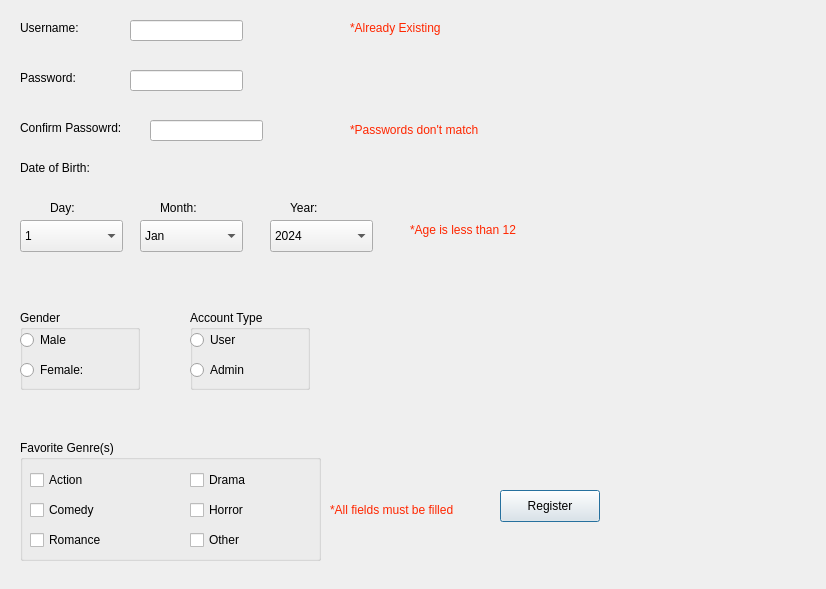
<?xml version="1.0" encoding="UTF-8"?>
<ui version="4.0">
 <class>RegisterWindow</class>
 <widget class="QDialog" name="RegisterWindow">
  <property name="geometry">
   <rect>
    <x>0</x>
    <y>0</y>
    <width>826</width>
    <height>589</height>
   </rect>
  </property>
  <property name="windowTitle">
   <string>Dialog</string>
  </property>
  <widget class="QLabel" name="label">
   <property name="geometry">
    <rect>
     <x>20</x>
     <y>20</y>
     <width>71</width>
     <height>16</height>
    </rect>
   </property>
   <property name="text">
    <string>Username:</string>
   </property>
  </widget>
  <widget class="QLabel" name="label_2">
   <property name="geometry">
    <rect>
     <x>20</x>
     <y>70</y>
     <width>61</width>
     <height>16</height>
    </rect>
   </property>
   <property name="text">
    <string>Password:</string>
   </property>
  </widget>
  <widget class="QLabel" name="label_3">
   <property name="geometry">
    <rect>
     <x>20</x>
     <y>120</y>
     <width>121</width>
     <height>16</height>
    </rect>
   </property>
   <property name="text">
    <string>Confirm Passowrd:</string>
   </property>
  </widget>
  <widget class="QLineEdit" name="Username">
   <property name="geometry">
    <rect>
     <x>130</x>
     <y>20</y>
     <width>113</width>
     <height>21</height>
    </rect>
   </property>
  </widget>
  <widget class="QLineEdit" name="Password">
   <property name="geometry">
    <rect>
     <x>130</x>
     <y>70</y>
     <width>113</width>
     <height>21</height>
    </rect>
   </property>
   <property name="echoMode">
    <enum>QLineEdit::Password</enum>
   </property>
  </widget>
  <widget class="QLineEdit" name="CPassword">
   <property name="geometry">
    <rect>
     <x>150</x>
     <y>120</y>
     <width>113</width>
     <height>21</height>
    </rect>
   </property>
   <property name="echoMode">
    <enum>QLineEdit::Password</enum>
   </property>
  </widget>
  <widget class="QLabel" name="UsernameStatus">
   <property name="geometry">
    <rect>
     <x>350</x>
     <y>20</y>
     <width>171</width>
     <height>16</height>
    </rect>
   </property>
   <property name="text">
    <string>&lt;html&gt;&lt;head/&gt;&lt;body&gt;&lt;p&gt;&lt;span style=&quot; color:#ff2600;&quot;&gt;*Already Existing&lt;/span&gt;&lt;/p&gt;&lt;/body&gt;&lt;/html&gt;</string>
   </property>
  </widget>
  <widget class="QLabel" name="PasswordStatus">
   <property name="geometry">
    <rect>
     <x>350</x>
     <y>120</y>
     <width>201</width>
     <height>20</height>
    </rect>
   </property>
   <property name="text">
    <string>&lt;html&gt;&lt;head/&gt;&lt;body&gt;&lt;p&gt;&lt;span style=&quot; color:#ff2600;&quot;&gt;*Passwords don't match&lt;/span&gt;&lt;/p&gt;&lt;/body&gt;&lt;/html&gt;</string>
   </property>
  </widget>
  <widget class="QComboBox" name="Day">
   <property name="geometry">
    <rect>
     <x>20</x>
     <y>220</y>
     <width>103</width>
     <height>32</height>
    </rect>
   </property>
   <item>
    <property name="text">
     <string>1</string>
    </property>
   </item>
   <item>
    <property name="text">
     <string>2</string>
    </property>
   </item>
   <item>
    <property name="text">
     <string>3</string>
    </property>
   </item>
   <item>
    <property name="text">
     <string>4</string>
    </property>
   </item>
   <item>
    <property name="text">
     <string>5</string>
    </property>
   </item>
   <item>
    <property name="text">
     <string>6</string>
    </property>
   </item>
   <item>
    <property name="text">
     <string>7</string>
    </property>
   </item>
   <item>
    <property name="text">
     <string>8</string>
    </property>
   </item>
   <item>
    <property name="text">
     <string>9</string>
    </property>
   </item>
   <item>
    <property name="text">
     <string>10</string>
    </property>
   </item>
   <item>
    <property name="text">
     <string>11</string>
    </property>
   </item>
   <item>
    <property name="text">
     <string>12</string>
    </property>
   </item>
   <item>
    <property name="text">
     <string>13</string>
    </property>
   </item>
   <item>
    <property name="text">
     <string>14</string>
    </property>
   </item>
   <item>
    <property name="text">
     <string>15</string>
    </property>
   </item>
   <item>
    <property name="text">
     <string>16</string>
    </property>
   </item>
   <item>
    <property name="text">
     <string>17</string>
    </property>
   </item>
   <item>
    <property name="text">
     <string>18</string>
    </property>
   </item>
   <item>
    <property name="text">
     <string>19</string>
    </property>
   </item>
   <item>
    <property name="text">
     <string>20</string>
    </property>
   </item>
   <item>
    <property name="text">
     <string>21</string>
    </property>
   </item>
   <item>
    <property name="text">
     <string>22</string>
    </property>
   </item>
   <item>
    <property name="text">
     <string>23</string>
    </property>
   </item>
   <item>
    <property name="text">
     <string>24</string>
    </property>
   </item>
   <item>
    <property name="text">
     <string>25</string>
    </property>
   </item>
   <item>
    <property name="text">
     <string>26</string>
    </property>
   </item>
   <item>
    <property name="text">
     <string>27</string>
    </property>
   </item>
   <item>
    <property name="text">
     <string>28</string>
    </property>
   </item>
   <item>
    <property name="text">
     <string>29</string>
    </property>
   </item>
   <item>
    <property name="text">
     <string>30</string>
    </property>
   </item>
   <item>
    <property name="text">
     <string>31</string>
    </property>
   </item>
  </widget>
  <widget class="QComboBox" name="Month">
   <property name="geometry">
    <rect>
     <x>140</x>
     <y>220</y>
     <width>103</width>
     <height>32</height>
    </rect>
   </property>
   <item>
    <property name="text">
     <string>Jan</string>
    </property>
   </item>
   <item>
    <property name="text">
     <string>Feb</string>
    </property>
   </item>
   <item>
    <property name="text">
     <string>March</string>
    </property>
   </item>
   <item>
    <property name="text">
     <string>April</string>
    </property>
   </item>
   <item>
    <property name="text">
     <string>May</string>
    </property>
   </item>
   <item>
    <property name="text">
     <string>June</string>
    </property>
   </item>
   <item>
    <property name="text">
     <string>July</string>
    </property>
   </item>
   <item>
    <property name="text">
     <string>Aug</string>
    </property>
   </item>
   <item>
    <property name="text">
     <string>Sep</string>
    </property>
   </item>
   <item>
    <property name="text">
     <string>Oct</string>
    </property>
   </item>
   <item>
    <property name="text">
     <string>Nov</string>
    </property>
   </item>
   <item>
    <property name="text">
     <string>Dec</string>
    </property>
   </item>
  </widget>
  <widget class="QComboBox" name="Year">
   <property name="geometry">
    <rect>
     <x>270</x>
     <y>220</y>
     <width>103</width>
     <height>32</height>
    </rect>
   </property>
   <item>
    <property name="text">
     <string>2024</string>
    </property>
   </item>
   <item>
    <property name="text">
     <string>2023</string>
    </property>
   </item>
   <item>
    <property name="text">
     <string>2022</string>
    </property>
   </item>
   <item>
    <property name="text">
     <string>2021</string>
    </property>
   </item>
   <item>
    <property name="text">
     <string>2020</string>
    </property>
   </item>
   <item>
    <property name="text">
     <string>2019</string>
    </property>
   </item>
   <item>
    <property name="text">
     <string>2018</string>
    </property>
   </item>
   <item>
    <property name="text">
     <string>2017</string>
    </property>
   </item>
   <item>
    <property name="text">
     <string>2016</string>
    </property>
   </item>
   <item>
    <property name="text">
     <string>2015</string>
    </property>
   </item>
   <item>
    <property name="text">
     <string>2014</string>
    </property>
   </item>
   <item>
    <property name="text">
     <string>2013</string>
    </property>
   </item>
   <item>
    <property name="text">
     <string>2012</string>
    </property>
   </item>
   <item>
    <property name="text">
     <string>2011</string>
    </property>
   </item>
   <item>
    <property name="text">
     <string>2010</string>
    </property>
   </item>
   <item>
    <property name="text">
     <string>2009</string>
    </property>
   </item>
   <item>
    <property name="text">
     <string>2008</string>
    </property>
   </item>
   <item>
    <property name="text">
     <string>2007</string>
    </property>
   </item>
   <item>
    <property name="text">
     <string>2006</string>
    </property>
   </item>
   <item>
    <property name="text">
     <string>2005</string>
    </property>
   </item>
   <item>
    <property name="text">
     <string>2004</string>
    </property>
   </item>
   <item>
    <property name="text">
     <string>2003</string>
    </property>
   </item>
   <item>
    <property name="text">
     <string>2002</string>
    </property>
   </item>
   <item>
    <property name="text">
     <string>2001</string>
    </property>
   </item>
   <item>
    <property name="text">
     <string>2000</string>
    </property>
   </item>
   <item>
    <property name="text">
     <string>1999</string>
    </property>
   </item>
   <item>
    <property name="text">
     <string>1998</string>
    </property>
   </item>
   <item>
    <property name="text">
     <string>1997</string>
    </property>
   </item>
   <item>
    <property name="text">
     <string>1996</string>
    </property>
   </item>
   <item>
    <property name="text">
     <string>1995</string>
    </property>
   </item>
   <item>
    <property name="text">
     <string>1994</string>
    </property>
   </item>
   <item>
    <property name="text">
     <string>1993</string>
    </property>
   </item>
   <item>
    <property name="text">
     <string>1992</string>
    </property>
   </item>
   <item>
    <property name="text">
     <string>1991</string>
    </property>
   </item>
   <item>
    <property name="text">
     <string>1990</string>
    </property>
   </item>
   <item>
    <property name="text">
     <string>1989</string>
    </property>
   </item>
   <item>
    <property name="text">
     <string>1988</string>
    </property>
   </item>
   <item>
    <property name="text">
     <string>1987</string>
    </property>
   </item>
   <item>
    <property name="text">
     <string>1986</string>
    </property>
   </item>
   <item>
    <property name="text">
     <string>1985</string>
    </property>
   </item>
  </widget>
  <widget class="QLabel" name="label_4">
   <property name="geometry">
    <rect>
     <x>50</x>
     <y>200</y>
     <width>41</width>
     <height>16</height>
    </rect>
   </property>
   <property name="text">
    <string>Day:</string>
   </property>
  </widget>
  <widget class="QLabel" name="label_6">
   <property name="geometry">
    <rect>
     <x>160</x>
     <y>200</y>
     <width>71</width>
     <height>16</height>
    </rect>
   </property>
   <property name="text">
    <string>Month:</string>
   </property>
  </widget>
  <widget class="QLabel" name="label_7">
   <property name="geometry">
    <rect>
     <x>290</x>
     <y>200</y>
     <width>71</width>
     <height>16</height>
    </rect>
   </property>
   <property name="text">
    <string>Year:</string>
   </property>
  </widget>
  <widget class="QLabel" name="label_8">
   <property name="geometry">
    <rect>
     <x>20</x>
     <y>160</y>
     <width>121</width>
     <height>16</height>
    </rect>
   </property>
   <property name="text">
    <string>Date of Birth:</string>
   </property>
  </widget>
  <widget class="QLabel" name="BirthStatus">
   <property name="geometry">
    <rect>
     <x>410</x>
     <y>220</y>
     <width>121</width>
     <height>20</height>
    </rect>
   </property>
   <property name="text">
    <string>&lt;html&gt;&lt;head/&gt;&lt;body&gt;&lt;p&gt;&lt;span style=&quot; color:#ff2600;&quot;&gt;*Age is less than 12&lt;/span&gt;&lt;/p&gt;&lt;/body&gt;&lt;/html&gt;</string>
   </property>
  </widget>
  <widget class="QGroupBox" name="groupBox">
   <property name="geometry">
    <rect>
     <x>20</x>
     <y>310</y>
     <width>120</width>
     <height>80</height>
    </rect>
   </property>
   <property name="title">
    <string>Gender</string>
   </property>
   <widget class="QRadioButton" name="Male">
    <property name="geometry">
     <rect>
      <x>0</x>
      <y>20</y>
      <width>99</width>
      <height>20</height>
     </rect>
    </property>
    <property name="text">
     <string>Male</string>
    </property>
   </widget>
   <widget class="QRadioButton" name="Female">
    <property name="geometry">
     <rect>
      <x>0</x>
      <y>50</y>
      <width>99</width>
      <height>20</height>
     </rect>
    </property>
    <property name="text">
     <string>Female:</string>
    </property>
   </widget>
  </widget>
  <widget class="QGroupBox" name="groupBox_2">
   <property name="geometry">
    <rect>
     <x>190</x>
     <y>310</y>
     <width>120</width>
     <height>80</height>
    </rect>
   </property>
   <property name="title">
    <string>Account Type</string>
   </property>
   <widget class="QRadioButton" name="User">
    <property name="geometry">
     <rect>
      <x>0</x>
      <y>20</y>
      <width>99</width>
      <height>20</height>
     </rect>
    </property>
    <property name="text">
     <string>User</string>
    </property>
   </widget>
   <widget class="QRadioButton" name="Admin">
    <property name="geometry">
     <rect>
      <x>0</x>
      <y>50</y>
      <width>99</width>
      <height>20</height>
     </rect>
    </property>
    <property name="text">
     <string>Admin</string>
    </property>
   </widget>
  </widget>
  <widget class="QGroupBox" name="groupBox_3">
   <property name="geometry">
    <rect>
     <x>20</x>
     <y>440</y>
     <width>301</width>
     <height>121</height>
    </rect>
   </property>
   <property name="title">
    <string>Favorite Genre(s)</string>
   </property>
   <widget class="QCheckBox" name="Action">
    <property name="geometry">
     <rect>
      <x>10</x>
      <y>30</y>
      <width>85</width>
      <height>20</height>
     </rect>
    </property>
    <property name="text">
     <string>Action</string>
    </property>
   </widget>
   <widget class="QCheckBox" name="Romance">
    <property name="geometry">
     <rect>
      <x>10</x>
      <y>90</y>
      <width>85</width>
      <height>20</height>
     </rect>
    </property>
    <property name="text">
     <string>Romance</string>
    </property>
   </widget>
   <widget class="QCheckBox" name="Horror">
    <property name="geometry">
     <rect>
      <x>170</x>
      <y>60</y>
      <width>85</width>
      <height>20</height>
     </rect>
    </property>
    <property name="text">
     <string>Horror</string>
    </property>
   </widget>
   <widget class="QCheckBox" name="Comedy">
    <property name="geometry">
     <rect>
      <x>10</x>
      <y>60</y>
      <width>85</width>
      <height>20</height>
     </rect>
    </property>
    <property name="text">
     <string>Comedy</string>
    </property>
   </widget>
   <widget class="QCheckBox" name="Drama">
    <property name="geometry">
     <rect>
      <x>170</x>
      <y>30</y>
      <width>85</width>
      <height>20</height>
     </rect>
    </property>
    <property name="text">
     <string>Drama</string>
    </property>
   </widget>
   <widget class="QCheckBox" name="Other">
    <property name="geometry">
     <rect>
      <x>170</x>
      <y>90</y>
      <width>85</width>
      <height>20</height>
     </rect>
    </property>
    <property name="text">
     <string>Other</string>
    </property>
   </widget>
  </widget>
  <widget class="QPushButton" name="Register">
   <property name="geometry">
    <rect>
     <x>500</x>
     <y>490</y>
     <width>100</width>
     <height>32</height>
    </rect>
   </property>
   <property name="text">
    <string>Register</string>
   </property>
  </widget>
  <widget class="QLabel" name="FieldsStatus">
   <property name="geometry">
    <rect>
     <x>330</x>
     <y>500</y>
     <width>161</width>
     <height>20</height>
    </rect>
   </property>
   <property name="text">
    <string>&lt;html&gt;&lt;head/&gt;&lt;body&gt;&lt;p&gt;&lt;span style=&quot; color:#ff2600;&quot;&gt;*All fields must be filled&lt;/span&gt;&lt;/p&gt;&lt;/body&gt;&lt;/html&gt;</string>
   </property>
  </widget>
 </widget>
 <resources/>
 <connections/>
</ui>
